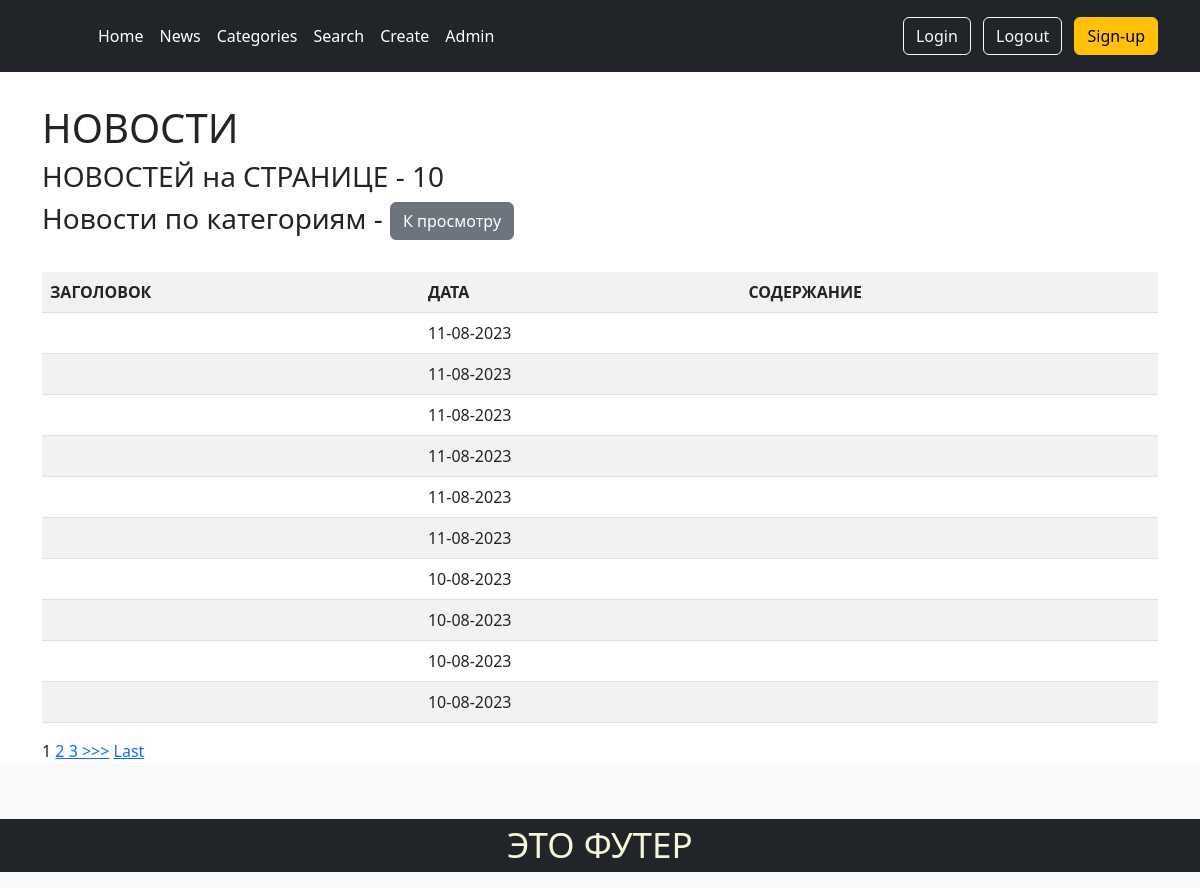
Page /news/ on the committed database.
### news/models.py (models this page shows, shortened)
class Post(models.Model):
    author = models.ForeignKey(Author, on_delete=models.CASCADE)
    NEWS = 'NW'
    ARTICLE = 'AR'
    CATEGORY_CHOICES = (
        (NEWS, 'Новость'),
        (ARTICLE, 'Статья'),
    )
    categoryType = models.CharField(
        max_length=2, choices=CATEGORY_CHOICES, default=ARTICLE)
    dateCreation = models.DateTimeField(auto_now_add=True)
    postCategory = models.ManyToManyField(Category, through='PostCategory')
    title = models.CharField(max_length=128)
    text = models.TextField()
    rating = models.SmallIntegerField(default=0)
    def preview(self):
        return self.text[:124] + '...'

### news/views.py (the view)
# urls.py: path('', cache_page(60)(PostList.as_view()), name='news'),
class PostList(ListView):
    model = Post
    template_name = 'news/posts.html'
    context_object_name = 'posts'
    ordering = ['-dateCreation']
    paginate_by = 10
    def get_context_data(self, **kwargs):
        context = super().get_context_data(**kwargs)
        context['choices'] = Post.CATEGORY_CHOICES
        return context

### news/templatetags/custom_filters.py (called while the page is built)
@register.filter(name='censor')
def censor(value):
    custom_badwords = ['нехорошие слова']
    profanity.add_censor_words(custom_badwords)
    censored = profanity.censor(value, '*$')
    return censored

### news/templates/news/posts.html (shortened to what this page needs)
{% extends 'layout/default.html' %}
{%load custom_filters%}
{% block content %}
<br>
<h1>НОВОСТИ</h1>
{% if posts %}
<h3>НОВОСТЕЙ на СТРАНИЦЕ - {{posts|length}}</h3>
<h3 class="mt-2">Новости по категориям - <a class="btn btn-secondary" href="{% url 'news:category_list' %}">К просмотру</a></h3>
<br>
<table class="table table-striped">
   <tr>
      <th scope="col">ЗАГОЛОВОК</th>
      <th scope="col">ДАТА</th>
      <th scope="col">СОДЕРЖАНИЕ</th>
   </tr>
   {% for i in posts %}
   <tr onclick="window.location='/news/{{i.pk}}'" style="cursor: pointer;">
      <td>{{ i.title|censor }}</td>
      <td>{{ i.dateCreation|date:'d-m-Y'}}</td>
      <td>{{ i.preview|truncatechars:50|censor}}</td>
   </tr>
   {% endfor %}
</table>
{%else%}
<h1>НОВОСТЕЙ - нету!!!</h1>
{%endif%}
{% include 'news/parts/paginator.html' %}
{% endblock content %}

### rows in the picture
Post: dateCreation "11-08-2023"
Post: dateCreation "11-08-2023"
Post: dateCreation "11-08-2023"
Post: dateCreation "11-08-2023"
Post: dateCreation "11-08-2023"
Post: dateCreation "11-08-2023"
Post: dateCreation "10-08-2023"
Post: dateCreation "10-08-2023"
Post: dateCreation "10-08-2023"
Post: dateCreation "10-08-2023"

### other values in the picture
{{ posts|length }} "10"
{{ num }} "1"
{{ num }} "2" "3"
